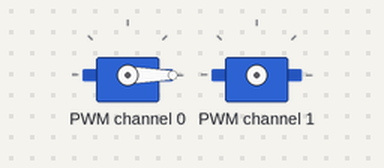
The program below on a simulated Raspberry Pi (BCM pin numbers). Parts: 2 × servo.

Above: at 0.05 s.
At 2.0 s:
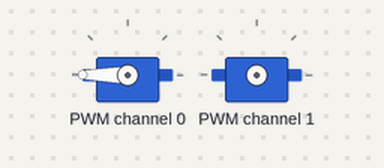
At 4.0 s:
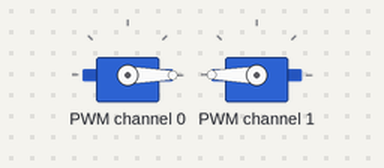
Timing chart, 0 to 5.2 s (numbered marks = the images above):
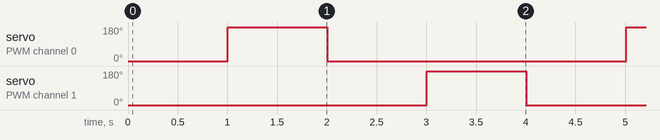

Measured:
- by itself, servo on PWM channel 0, servo on PWM channel 1: alternates 180° for 1.0 s and 0° for 3.0 s

The program:

servo_test_adafruit.py
```python
import time
from adafruit_servokit import ServoKit

kit = ServoKit(channels=16)
angle = 30
tempo = 1.0

def move1(tempo):
    start = time.monotonic()
    kit.servo[0].angle = 0
    while(True):
        now = time.monotonic()
        if(tempo < now - start):
            kit.servo[0].angle = 180
            break;
    start2 = time.monotonic();
    while(True):
        now = time.monotonic()
        if(tempo < now - start2):
            kit.servo[0].angle = 0
            break;
def move2(tempo):
    start = time.monotonic()
    kit.servo[1].angle = 0
    while(True):
        now = time.monotonic()
        if(tempo < now - start):
            kit.servo[1].angle = 180
            break;
    start2 = time.monotonic();
    while(True):
        now = time.monotonic()
        if(tempo < now - start2):
            kit.servo[1].angle = 0
            break;

def move3(tempo):
    kit.servo[2].angle = 0
    sleep(tempo)
    kit.servo[2].angle = 180
    sleep(tempo)

def move4(tempo):
    kit.servo[3].angle = 0
    sleep(tempo)
    kit.servo[3].angle = 180
    sleep(tempo)

while True:
    move1(tempo)
    move2(tempo)
    #move3(tempo)
    #move4(tempo)
```
